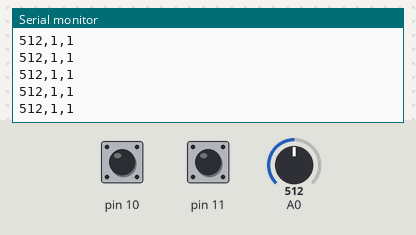
The sketch below on a simulated Arduino Uno, built with avr-gcc and run on an emulated ATmega328P. On the bench: the last lines printed to the serial monitor. The test bench sets the inputs (shaded band); at power-on: A0 = 512, pin 10 HIGH, pin 11 HIGH.

Above: at 4.2 s.
4.3 s: A0 set to 992
At 5.4 s:
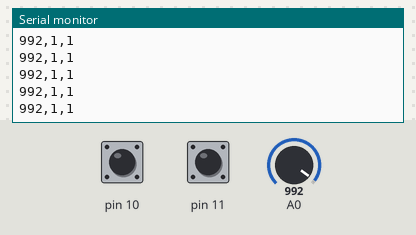
7.3 s: A0 set to 1008
At 8.1 s:
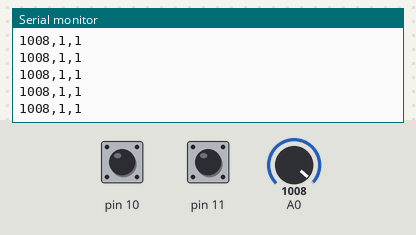
Timing chart, 0 to 10.3 s (numbered marks = the images above; inputs shaded):
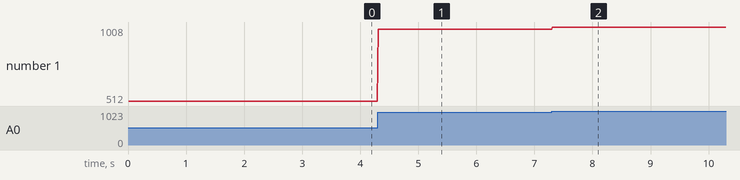

The sketch:

a_ArminSockPuppet.ino
```cpp
// UdK - DRL - EIT
// code for 6-segment resistive sensing ball
// reads 6 analo ginput pins
// does smoothing on input by averaging over time
// prints sensor values to serial port


int onPin = 13;

void setup()
{
  pinMode(A0, INPUT_PULLUP);
  pinMode(10, INPUT_PULLUP);
  pinMode(11, INPUT_PULLUP);
  digitalWrite(onPin, HIGH);

  Serial.begin(9600);  //USB
  Serial.println("starting...");
}


void loop() {
  int A1value = analogRead(A0);
  int D11value = digitalRead(11);
  int D10value = digitalRead(10);
  Serial.print(A1value);
  Serial.print(',');
  Serial.print(D11value);
  Serial.print(',');
  Serial.print(D10value);
  Serial.println();
  delay(10);

}
```

Measured:
- after the input at 4.3 s, the serial monitor: prints a new line at once (image 1)
- after the input at 7.3 s, the serial monitor: prints a new line at once (image 2)
- plotted number 1: 512 → 992 after the input at 4.3 s, 992 → 1008 after the input at 7.3 s
